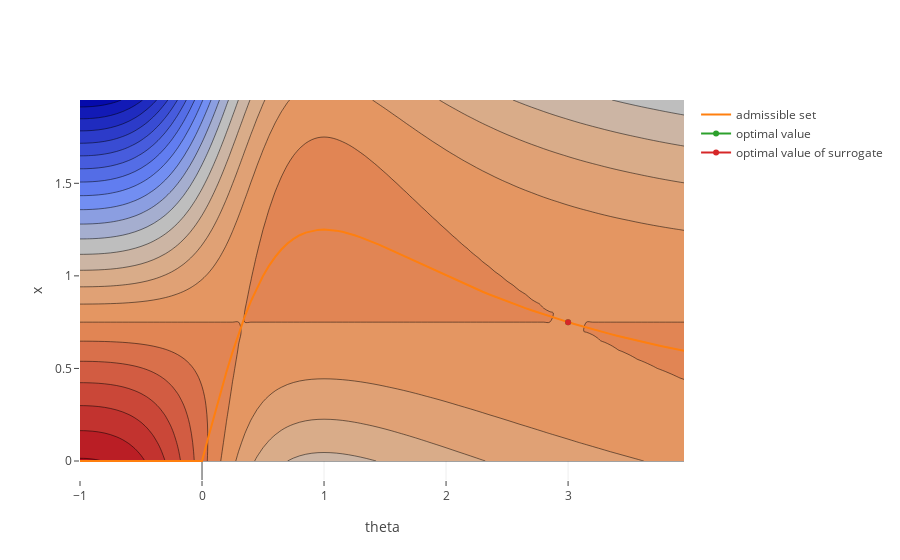

This figure's notebook cell:
### Markdown cell above
We now visualize the loss surface of this surrogate function as a contour. The new objective is to find a saddle-point of this energy.

### Code cell
def primal_surrogate(x,theta):
    m = 1 + lmb*theta**2
    return 1/m*(E(x_star,theta) - E(x,theta))

surrogate_grid = np.zeros((theta_range.size, x_range.size))
argmin_x = []
loss_direct = []
loss_surr = []
for i, theta in enumerate(theta_range):
    for j, x in enumerate(x_range):
        surrogate_grid[i,j] = primal_surrogate(x,theta)
    x_out = solve_E(y, theta)
    argmin_x.append(x_out)
    loss_direct.append(l(x_out,theta))
    loss_surr.append(primal_surrogate(x_out,theta))
theta_direct_opt = np.argmin(loss_direct)
theta_surr_opt = np.argmin(loss_surr)

data = []
data.append(go.Contour(x = list(theta_range), 
                       y=list(x_range), z=surrogate_grid.T, name = 'loss surface',ncontours=30, showscale=False))
data.append(go.Scatter(x = list(theta_range), y=argmin_x, name = 'admissible set'))
data.append(go.Scatter(x = [theta_range[theta_direct_opt]], 
                       y = [argmin_x[theta_direct_opt]], name = 'optimal value'))
data.append(go.Scatter(x = [theta_range[theta_surr_opt]], 
                       y = [argmin_x[theta_surr_opt]], name = 'optimal value of surrogate'))



ply.offline.iplot(go.Figure(data=data, layout=layout))

### Figure 1 — Plotly figure (JSON) as saved in the notebook; plotly's stock layout.template omitted (floating-point values rounded to 4 significant figures; data arrays with more than 128 entries replaced by an {"elided": "..."} marker saying what was removed)
{"data": [{"name": "loss surface", "ncontours": 30, "showscale": false, "type": "contour", "uid": "a7894e54-7eb6-48fa-a9c9-61696898faca", "x": [-1, -0.95, -0.9, -0.85, -0.8, -0.75, -0.7, -0.65, -0.6, -0.55, -0.5, -0.45, -0.4, -0.35, -0.3, -0.25, -0.2, -0.15, -0.1, -0.05, 8.882e-16, 0.05, 0.1, 0.15, 0.2, 0.25, 0.3, 0.35, 0.4, 0.45, 0.5, 0.55, 0.6, 0.65, 0.7, 0.75, 0.8, 0.85, 0.9, 0.95, 1.0, 1.05, 1.1, 1.15, 1.2, 1.25, 1.3, 1.35, 1.4, 1.45, 1.5, 1.55, 1.6, 1.65, 1.7, 1.75, 1.8, 1.85, 1.9, 1.95, 2.0, 2.05, 2.1, 2.15, 2.2, 2.25, 2.3, 2.35, 2.4, 2.45, 2.5, 2.55, 2.6, 2.65, 2.7, 2.75, 2.8, 2.85, 2.9, 2.95, 3.0, 3.05, 3.1, 3.15, 3.2, 3.25, 3.3, 3.35, 3.4, 3.45, 3.5, 3.55, 3.6, 3.65, 3.7, 3.75, 3.8, 3.85, 3.9, 3.95], "y": [0, 0.05, 0.1, 0.15, 0.2, 0.25, 0.3, 0.35, 0.4, 0.45, 0.5, 0.55, 0.6, 0.65, 0.7, 0.75, 0.8, 0.85, 0.9, 0.95, 1, 1.05, 1.1, 1.15, 1.2, 1.25, 1.3, 1.35, 1.4, 1.45, 1.5, 1.55, 1.6, 1.65, 1.7, 1.75, 1.8, 1.85, 1.9, 1.95], "z": {"elided": "40x100 float values"}}, {"name": "admissible set", "type": "scatter", "uid": "59f785e6-259b-48c1-8fec-54bb46ad8b78", "x": [-1, -0.95, -0.9, -0.85, -0.8, -0.75, -0.7, -0.65, -0.6, -0.55, -0.5, -0.45, -0.4, -0.35, -0.3, -0.25, -0.2, -0.15, -0.1, -0.05, 8.882e-16, 0.05, 0.1, 0.15, 0.2, 0.25, 0.3, 0.35, 0.4, 0.45, 0.5, 0.55, 0.6, 0.65, 0.7, 0.75, 0.8, 0.85, 0.9, 0.95, 1.0, 1.05, 1.1, 1.15, 1.2, 1.25, 1.3, 1.35, 1.4, 1.45, 1.5, 1.55, 1.6, 1.65, 1.7, 1.75, 1.8, 1.85, 1.9, 1.95, 2.0, 2.05, 2.1, 2.15, 2.2, 2.25, 2.3, 2.35, 2.4, 2.45, 2.5, 2.55, 2.6, 2.65, 2.7, 2.75, 2.8, 2.85, 2.9, 2.95, 3.0, 3.05, 3.1, 3.15, 3.2, 3.25, 3.3, 3.35, 3.4, 3.45, 3.5, 3.55, 3.6, 3.65, 3.7, 3.75, 3.8, 3.85, 3.9, 3.95], "y": [0, 0, 0, 0, 0, 0, 0, 0, 0, 0, 0, 0, 0, 0, 0, 0, 0, 0, 0, 0, 2.22e-15, 0.1247, 0.2475, 0.3667, 0.4808, 0.5882, 0.6881, 0.7795, 0.8621, 0.9356, 1.0, 1.056, 1.103, 1.142, 1.174, 1.2, 1.22, 1.234, 1.243, 1.248, 1.25, 1.249, 1.244, 1.238, 1.23, 1.22, 1.208, 1.196, 1.182, 1.168, 1.154, 1.139, 1.124, 1.108, 1.093, 1.077, 1.061, 1.046, 1.03, 1.015, 1.0, 0.9851, 0.9704, 0.956, 0.9418, 0.9278, 0.9141, 0.9007, 0.8876, 0.8747, 0.8621, 0.8497, 0.8376, 0.8258, 0.8142, 0.8029, 0.7919, 0.781, 0.7705, 0.7601, 0.75, 0.7401, 0.7304, 0.721, 0.7117, 0.7027, 0.6939, 0.6852, 0.6768, 0.6685, 0.6604, 0.6525, 0.6447, 0.6371, 0.6297, 0.6224, 0.6153, 0.6083, 0.6015, 0.5948]}, {"name": "optimal value", "type": "scatter", "uid": "d3d1e6b6-fc83-4810-bd0d-22103b7deb8f", "x": [3.0], "y": [0.75]}, {"name": "optimal value of surrogate", "type": "scatter", "uid": "95a085bb-cb6c-4b29-aa6f-b7051f9d03b8", "x": [3.0], "y": [0.75]}], "layout": {"autosize": true, "xaxis": {"autorange": true, "title": {"text": "theta"}, "type": "linear"}, "yaxis": {"autorange": true, "title": {"text": "x"}, "type": "linear"}}}
